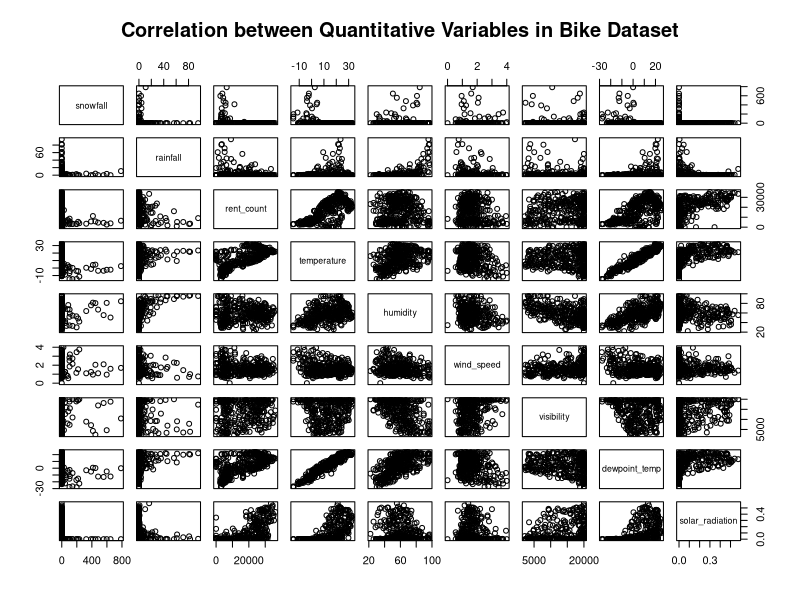
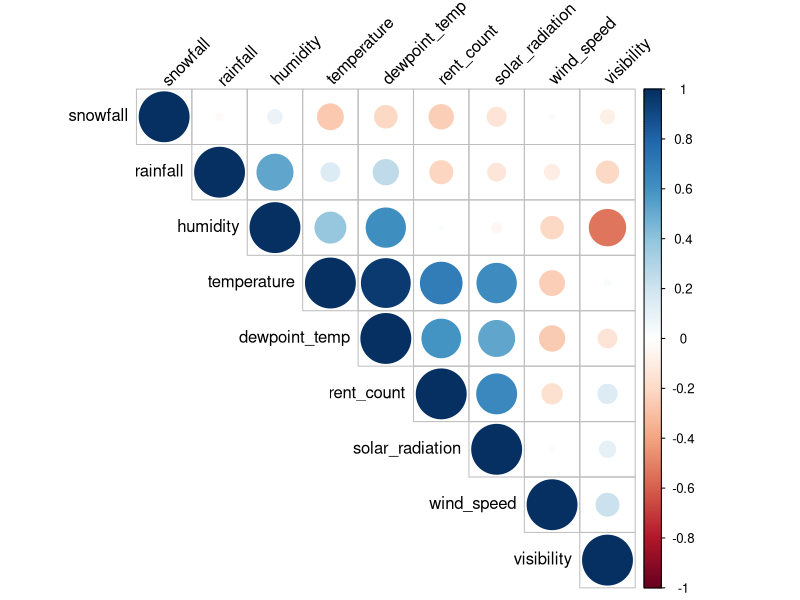
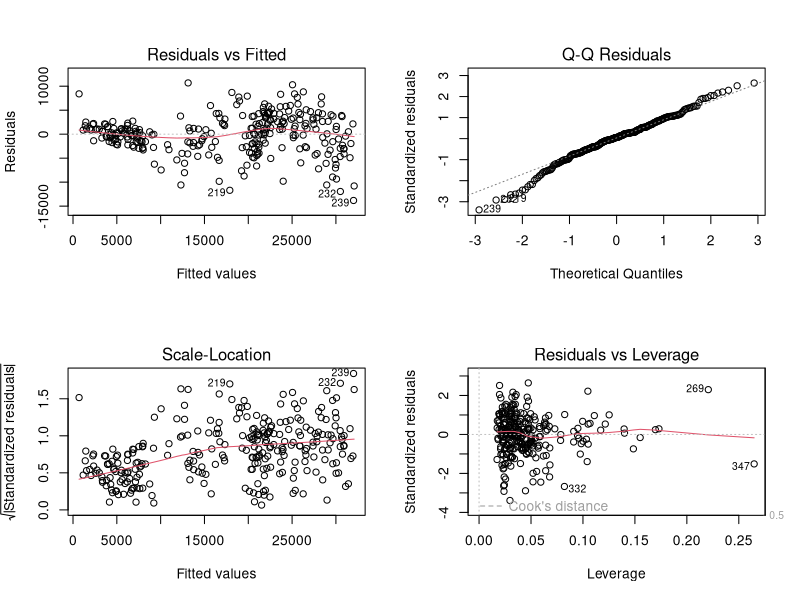

These figures' R source, in order: (Note: this script raises an error after producing the figures.)
## ---- chunk 1
knitr::opts_chunk$set(echo = TRUE)
## ---- chunk 2
library(MASS)
library(tidyverse)

#install.packages("corrplot")
library(corrplot)

## ---- chunk 3
bike <- read.csv("../data/bike_clean_rep.csv")

bike$holiday <- as.factor(bike$holiday)
bike$season <- as.factor(bike$season)
bike$date <- as.Date(bike$date, format = "%Y-%m-%d")

head(bike)

## ---- chunk 4

seoul_bike <- bike[,-c(1, 2, 14, 15)]
seoul_bike <- seoul_bike %>%
    filter(rent_count >0)
attach(seoul_bike)

## ---- chunk 5

bike_quantitative <- c(5,6,7,8,9,10,11,12,13)
pairs(bike[,bike_quantitative], main = "Correlation between Quantitative Variables in Bike Dataset", pch = 21)
bike_cor <- cor(bike[,bike_quantitative])
bike_cor
corrplot(bike_cor, type = "upper", order = "hclust", diag = TRUE,
         tl.col = "black", tl.srt = 45,tl.cex = 1)

## ---- chunk 6
set.seed(43)
train <- sample(1:353, 285)

bike_train <- seoul_bike[train,]   

bike_test <- seoul_bike[-train,]   



## ---- chunk 7

model_1 <- lm(data = bike_train, rent_count ~ .)
summary(model_1)
anova(model_1)
par(mfrow = c(2,2))
plot(model_1)

## ---- chunk 8

model_2 <- lm(data = bike_train, rent_count ~ temperature + humidity + wind_speed + visibility +
                solar_radiation + rainfall + snowfall +season + holiday)

summary(model_2)
anova(model_2)

## ---- chunk 9


model_3 <- lm(data = bike_train, rent_count ~ temperature + humidity + wind_speed + 
                solar_radiation + rainfall + snowfall +season + holiday)

summary(model_3)
anova(model_3)


## ---- chunk 10


model_4 <- lm(data = bike_train, rent_count ~ temperature + humidity + 
                solar_radiation + rainfall + snowfall +season + holiday)

summary(model_4)
anova(model_4)


## ---- chunk 11


model_5 <- lm(data = bike_train, rent_count ~ temperature + humidity + 
                solar_radiation + rainfall + snowfall +season + holiday + humidity*rainfall +
                snowfall*temperature + humidity*wind_speed)

summary(model_5)
anova(model_5)


## ---- chunk 12
boxcox(model_1, lambda = seq(-2,2, by = 0.5), plotit = TRUE)
## ---- chunk 13


model_6 <- lm(formula = log(rent_count) ~ temperature + humidity + solar_radiation + 
    rainfall + snowfall + season + holiday + wind_speed + visibility + dewpoint_temp, data = bike_train)

summary(model_6)
anova(model_6)


# Residual plot
plot(model_6$fitted.values, rstandard(model_6), xlab = "Fitted Values",
     ylab = "Standardized Residuals", main = "Bike Count Model", pch = 20)
abline(h=0) #quadratic curve

# The residual plot displays a funnel shape. Hence, it shows unconstnt variance, trnasformation of data is required.

## Normal Probability Plot
qqnorm(rstandard(model_6), datax = TRUE, ylab = "Standardized Residuals", xlab = "z scores")
qqline(rstandard(model_6), datax = TRUE)


step(model_6, direction = "both")
## ---- chunk 14

model_7 <- lm(formula = log(rent_count) ~ humidity + solar_radiation + rainfall + 
    snowfall + season + holiday + wind_speed + dewpoint_temp, 
    data = bike_train)
summary(model_7)
anova(model_7)

# Residual plot
plot(model_7$fitted.values, rstandard(model_7), xlab = "Fitted Values",
     ylab = "Standardized Residuals", main = "Bike Count Model", pch = 20)
abline(h=0) #quadratic curve

# The residual plot displays a funnel shape. Hence, it shows unconstnt variance, trnasformation of data is required.

## Normal Probability Plot
qqnorm(rstandard(model_7), datax = TRUE, ylab = "Standardized Residuals", xlab = "z scores")
qqline(rstandard(model_7), datax = TRUE)


plot(model_7)

## ---- chunk 15


model_8 <- lm(formula = sqrt(rent_count) ~ temperature + humidity + solar_radiation + 
    rainfall + snowfall + season + holiday + wind_speed + visibility + dewpoint_temp, data = bike_train)

summary(model_8)
anova(model_8)


# Residual plot
plot(model_8$fitted.values, rstandard(model_8), xlab = "Fitted Values",
     ylab = "Standardized Residuals", main = "Bike Count Model", pch = 20)
abline(h=0) #quadratic curve

# The residual plot displays a funnel shape. Hence, it shows unconstnt variance, trnasformation of data is required.

## Normal Probability Plot
qqnorm(rstandard(model_8), datax = TRUE, ylab = "Standardized Residuals", xlab = "z scores")
qqline(rstandard(model_8), datax = TRUE)

plot(model_8)

step(model_8, direction = "both")

## ---- chunk 16

model_9 <- lm(formula = sqrt(rent_count) ~ humidity + solar_radiation + 
    rainfall + snowfall + season + holiday + wind_speed + dewpoint_temp, 
    data = bike_train)

summary(model_9)
anova(model_9)

## ---- chunk 17

model_10 <- lm(formula = log(rent_count) ~ humidity + solar_radiation + 
    rainfall + snowfall + season + holiday + wind_speed + dewpoint_temp +
    humidity:dewpoint_temp + dewpoint_temp:solar_radiation + rainfall:humidity, 
    data = bike_train)

summary(model_10)
anova(model_10)

plot(model_10)

step(model_10, direction = "both")


## ---- chunk 18

model_11 <- lm(formula = log(rent_count) ~ humidity + solar_radiation + rainfall + 
    snowfall + season + holiday + wind_speed + dewpoint_temp + 
    solar_radiation:dewpoint_temp, data = bike_train)

summary(model_11)
anova(model_11)

par(mfrow = c(2,2))
plot(model_11)

step(model_11, direction = "both")


## ---- chunk 19


pred_train <- exp(model_11$fitted.values)
MPE_training<-mean(abs(bike_train$rent_count-pred_train)/bike_train$rent_count)
MPE_training

## ---- chunk 20

model_12 <- lm(formula = log(rent_count) ~ humidity + solar_radiation + rainfall + 
    snowfall + season + holiday + wind_speed + dewpoint_temp + 
    solar_radiation:dewpoint_temp, data = bike_test)

summary(model_12)
anova(model_12)

## ---- chunk 21

pred_test <- exp(model_12$fitted.values)
MPE_test <- mean(abs(bike_test$rent_count-pred_test)/bike_test$rent_count)
MPE_test

